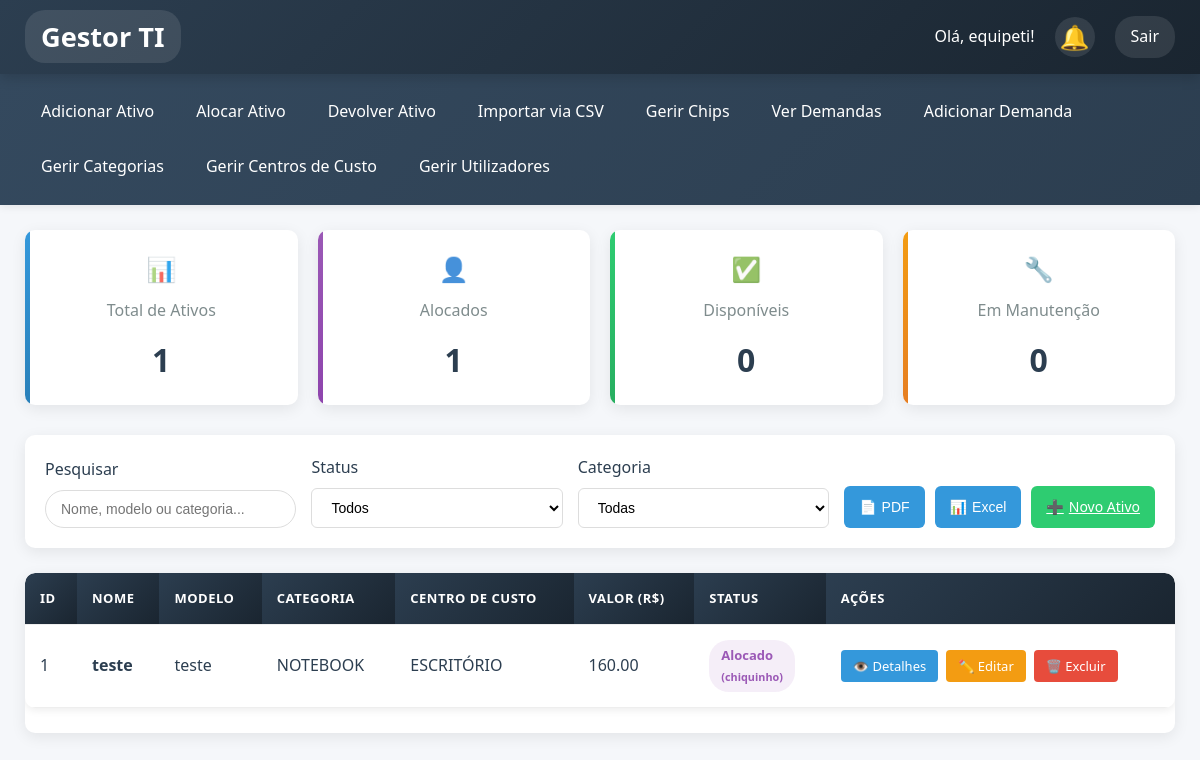
/ (signed in), run on the app's committed database.
### tables this page shows
CREATE TABLE usuarios (id INTEGER PRIMARY KEY, nome TEXT NOT NULL UNIQUE, departamento TEXT, password TEXT);

CREATE TABLE alocacoes (id INTEGER PRIMARY KEY, ativo_id INTEGER, funcionario_nome TEXT, data_alocacao DATE,
                 FOREIGN KEY (ativo_id) REFERENCES ativos(id));

CREATE TABLE ativos (
                 id INTEGER PRIMARY KEY, nome TEXT NOT NULL, descricao TEXT, categoria_id INTEGER, 
                 centro_custo_id INTEGER, modelo TEXT, valor REAL, numero_serie TEXT, 
                 data_aquisicao DATE, status TEXT DEFAULT 'Disponivel', patrimonio TEXT, 
                 numero_chip TEXT, imei1 TEXT, imei2 TEXT,
                 FOREIGN KEY (categoria_id) REFERENCES categorias(id),
                 FOREIGN KEY (centro_custo_id) REFERENCES centros_custo(id));

CREATE TABLE categorias (id INTEGER PRIMARY KEY, nome TEXT NOT NULL UNIQUE);

CREATE TABLE centros_custo (id INTEGER PRIMARY KEY, nome TEXT NOT NULL UNIQUE);

### gestor_ativos_ti.py (the view)
@app.route('/')
@login_required
def index():
    query = """
        SELECT a.id, a.nome, cat.nome as categoria, cc.nome as centro_custo,
               a.modelo, a.valor, a.status, al.funcionario_nome
        FROM ativos a
        LEFT JOIN categorias cat ON a.categoria_id = cat.id
        LEFT JOIN centros_custo cc ON a.centro_custo_id = cc.id
        LEFT JOIN alocacoes al ON a.id = al.ativo_id
    """
    return render_template('index.html', ativos=db_query(query))

### gestor_ativos_ti.py (called while the page is built)
@login_manager.user_loader
def load_user(user_id):
    conn = sqlite3.connect('ativos_ti.db')
    c = conn.cursor()
    c.execute("SELECT id, nome FROM usuarios WHERE id = ?", (user_id,))
    user_data = c.fetchone()
    conn.close()
    if user_data:
        return User(id=user_data[0], nome=user_data[1])
    return None

def db_query(query, params=(), fetchone=False, commit=False):
    conn = sqlite3.connect('ativos_ti.db')
    conn.row_factory = sqlite3.Row
    c = conn.cursor()
    c.execute(query, params)
    result = c.fetchone() if fetchone else c.fetchall()
    if commit:
        conn.commit()
    conn.close()
    return result

### templates/index.html (shortened to what this page needs)
{% extends "base.html" %}
{% block content %}
<div class="stats-container">
    <div class="stat-card total">
        <div class="stat-icon">📊</div>
        <div class="stat-title">Total de Ativos</div>
        <div class="stat-value">{{ ativos|length }}</div>
    </div>
    <div class="stat-card alocado">
        <div class="stat-icon">👤</div>
        <div class="stat-title">Alocados</div>
        <div class="stat-value">{{ ativos|selectattr('status', 'equalto', 'Alocado')|list|length }}</div>
    </div>
    <div class="stat-card disponivel">
        <div class="stat-icon">✅</div>
        <div class="stat-title">Disponíveis</div>
        <div class="stat-value">{{ ativos|selectattr('status', 'equalto', 'Disponível')|list|length }}</div>
    </div>
    <div class="stat-card manutencao">
        <div class="stat-icon">🔧</div>
        <div class="stat-title">Em Manutenção</div>
        <div class="stat-value">{{ ativos|selectattr('status', 'equalto', 'Manutenção')|list|length }}</div>
    </div>
</div>
<div class="filters-container">
    <div class="filter-group">
        <label class="filter-label">Pesquisar</label>
        <input type="text" class="filter-input" id="search-input" placeholder="Nome, modelo ou categoria...">
    </div>
    <div class="filter-group">
        <label class="filter-label">Status</label>
        <select class="filter-select" id="status-filter">
            <option value="">Todos</option>
        </select>
    </div>
    <div class="filter-group">
        <label class="filter-label">Categoria</label>
        <select class="filter-select" id="category-filter">
            <option value="">Todas</option>
        </select>
    </div>
    <div class="action-buttons">
        <button class="action-btn btn-export" onclick="exportToPDF()">
            <span>📄</span> PDF
        </button>
        <button class="action-btn btn-export" onclick="exportToExcel()">
            <span>📊</span> Excel
        </button>
        <a href="{{ url_for('adicionar_ativo') }}" class="action-btn btn-add">
            <span>➕</span> Novo Ativo
        </a>
    </div>
</div>
<div class="table-container">
    <table class="table" id="ativos-table">
        <thead>
            <tr>
                <th>ID</th>
                <th>Nome</th>
                <th>Modelo</th>
                <th>Categoria</th>
                <th>Centro de Custo</th>
                <th>Valor (R$)</th>
                <th>Status</th>
                <th>Ações</th>
            </tr>
        </thead>
        <tbody>
            {% for ativo in ativos %}
            <tr>
                <td>{{ ativo.id }}</td>
                <td><strong>{{ ativo.nome }}</strong></td>
                <td>{{ ativo.modelo or 'N/A' }}</td>
                <td>{{ ativo.categoria or 'N/A' }}</td>
                <td>{{ ativo.centro_custo or 'N/A' }}</td>
                <td>{{ "%.2f"|format(ativo.valor|float) if ativo.valor else 'N/A' }}</td>
                <td>
                    <span class="status-badge status-{{ ativo.status|lower }}">
                        {{ ativo.status }}
                        {% if ativo.status == 'Alocado' and ativo.funcionario_nome %}
                            <br><small>({{ ativo.funcionario_nome }})</small>
                        {% endif %}
                    </span>
                </td>
                <td>
                    <div class="action-links">
                        <a href="{{ url_for('detalhes_ativo', id=ativo.id) }}" class="action-link link-details">
                            <span>👁️</span> Detalhes
                        </a>
                        <a href="{{ url_for('editar_ativo', id=ativo.id) }}" class="action-link link-edit">
                            <span>✏️</span> Editar
                        </a>
                        <a href="{{ url_for('excluir_ativo', id=ativo.id) }}" class="action-link link-delete" onclick="return confirm('Tem certeza que deseja excluir este ativo?');">
                            <span>🗑️</span> Excluir
                        </a>
                    </div>
                </td>
            </tr>
            {% endfor %}
        </tbody>
    </table>
</div>
{% endblock %}

### templates/base.html (shortened to what this page needs)
<!DOCTYPE html>
<html lang="pt-BR">
<head>
</head>
<body>
    <header class="header-bar">
        <h1><a href="{{ url_for('index') }}">Gestor TI</a></h1>
        <div>
            <span>Olá, {{ current_user.nome }}!</span>
            <div class="notifications">
                <div class="notification-bell" id="notification-bell">🔔</div>
            </div>
            <a href="{{ url_for('logout') }}">Sair</a>
        </div>
    </header>
    <nav class="nav">
        <a href="{{ url_for('adicionar_ativo') }}">Adicionar Ativo</a>
        <a href="{{ url_for('alocar_ativo') }}">Alocar Ativo</a>
        <a href="{{ url_for('devolver_ativo') }}">Devolver Ativo</a>
        <a href="{{ url_for('importar_csv') }}">Importar via CSV</a>
        <a href="{{ url_for('listar_chips') }}">Gerir Chips</a>
        <a href="{{ url_for('listar_demandas') }}">Ver Demandas</a>
        <a href="{{ url_for('adicionar_demanda') }}">Adicionar Demanda</a>
        <a href="{{ url_for('listar_categorias') }}">Gerir Categorias</a>
        <a href="{{ url_for('listar_centros_custo') }}">Gerir Centros de Custo</a>
        <a href="{{ url_for('listar_usuarios') }}">Gerir Utilizadores</a>
    </nav>
    <main class="content">
        {% block content %}{% endblock %}
    </main>
</body>
</html>

### templates/base.html (style rules this page uses)
:root { --primary-color: #2c3e50; --secondary-color: #3498db; --accent-color: #e74c3c; --light-bg: #f5f7fa; --white: #ffffff; --text-dark: #2c3e50; --border-color: #ddd; --hover-bg: #f8f9fa; --success-color: #27ae60; --warning-color: #f39c12; --nav-bg: #34495e; --nav-hover: #46627f; --header-bg: #2c3e50; --notification-bg: #fff; --notification-border: #ddd; --shadow: 0 4px 12px rgba(0,0,0,0.15); --shadow-light: 0 2px 8px rgba(0,0,0,0.08); }
* { box-sizing: border-box; margin: 0; padding: 0; }
body { font-family: 'Segoe UI', Roboto, Oxygen, Ubuntu, Cantarell, sans-serif; margin: 0; background-color: var(--light-bg); color: var(--text-dark); line-height: 1.6; }
.header-bar { display: flex; justify-content: space-between; align-items: center; background: linear-gradient(135deg, var(--header-bg), #1a2530); color: white; padding: 15px 25px; box-shadow: var(--shadow); position: relative; z-index: 100; }
.header-bar h1 { margin: 0; font-size: 1.7em; font-weight: 600; }
.header-bar h1 a { color: white; text-decoration: none; transition: all 0.3s ease; }
.header-bar > div { display: flex; align-items: center; gap: 20px; }
.header-bar span { font-size: 1em; font-weight: 500; }
.header-bar a { color: white; text-decoration: none; padding: 8px 16px; border-radius: 20px; transition: all 0.3s ease; background-color: rgba(255, 255, 255, 0.1); }
.nav { display: flex; gap: 10px; flex-wrap: wrap; background: linear-gradient(135deg, var(--nav-bg), #2c3e50); padding: 15px 25px; box-shadow: var(--shadow-light); }
.nav a { color: white; text-decoration: none; padding: 10px 16px; border-radius: 6px; transition: all 0.3s ease; font-weight: 500; position: relative; }
.nav a::after { content: ""; position: absolute; bottom: 0; left: 0; width: 0; height: 2px; background-color: var(--secondary-color); transition: width 0.3s ease; }
.content { padding: 25px; max-width: 1400px; margin: 0 auto; }
table { border-collapse: collapse; width: 100%; background-color: var(--white); border-radius: 10px; overflow: hidden; box-shadow: var(--shadow-light); margin-bottom: 25px; }
th, td { border: none; padding: 14px 18px; text-align: left; border-bottom: 1px solid #eee; }
th { background: linear-gradient(135deg, var(--primary-color), #1a2530); color: var(--white); font-weight: 600; text-transform: uppercase; font-size: 13px; letter-spacing: 0.5px; position: sticky; top: 0; }
.notifications { position: relative; }
.notification-bell { font-size: 1.5em; cursor: pointer; transition: all 0.3s ease; display: flex; align-items: center; justify-content: center; width: 40px; height: 40px; border-radius: 50%; background-color: rgba(255, 255, 255, 0.1); }

### data on the page
usuarios: nome "equipeti"
alocacoes: id "1", nome "teste", modelo "teste", nome "NOTEBOOK", nome "ESCRITÓRIO", status "Alocado", funcionario_nome "chiquinho"
ativos: valor "160.00"

### other printed values
{{ ativos|length }} "1"
{{ ativos|selectattr('status', 'equalto', 'Alocado')|list|length }} "1"
{{ ativos|selectattr('status', 'equalto', 'Disponível')|list|length }} "0"
{{ ativos|selectattr('status', 'equalto', 'Manutenção')|list|length }} "0"
